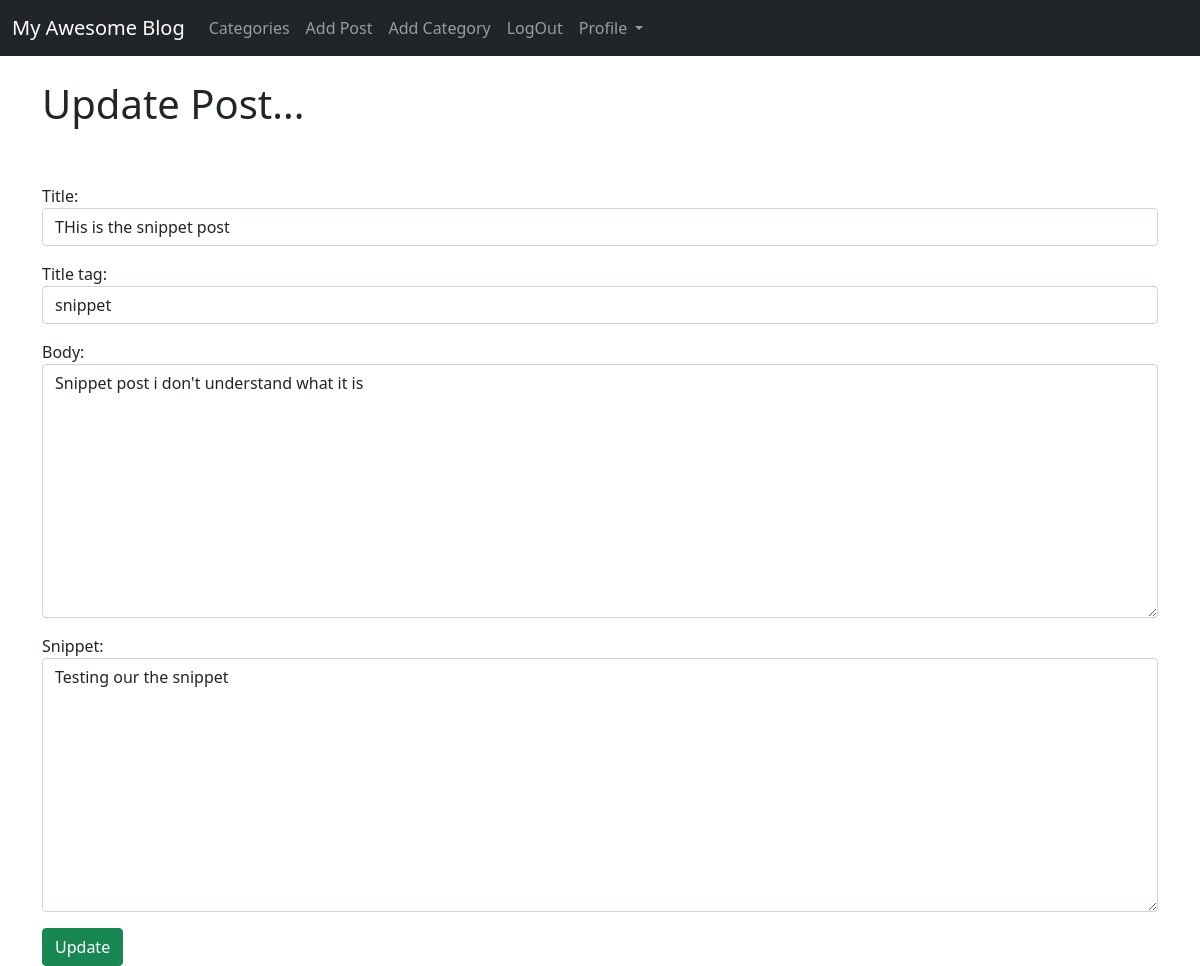
The page /article/edit/12 (signed in) on the database as committed earlier.
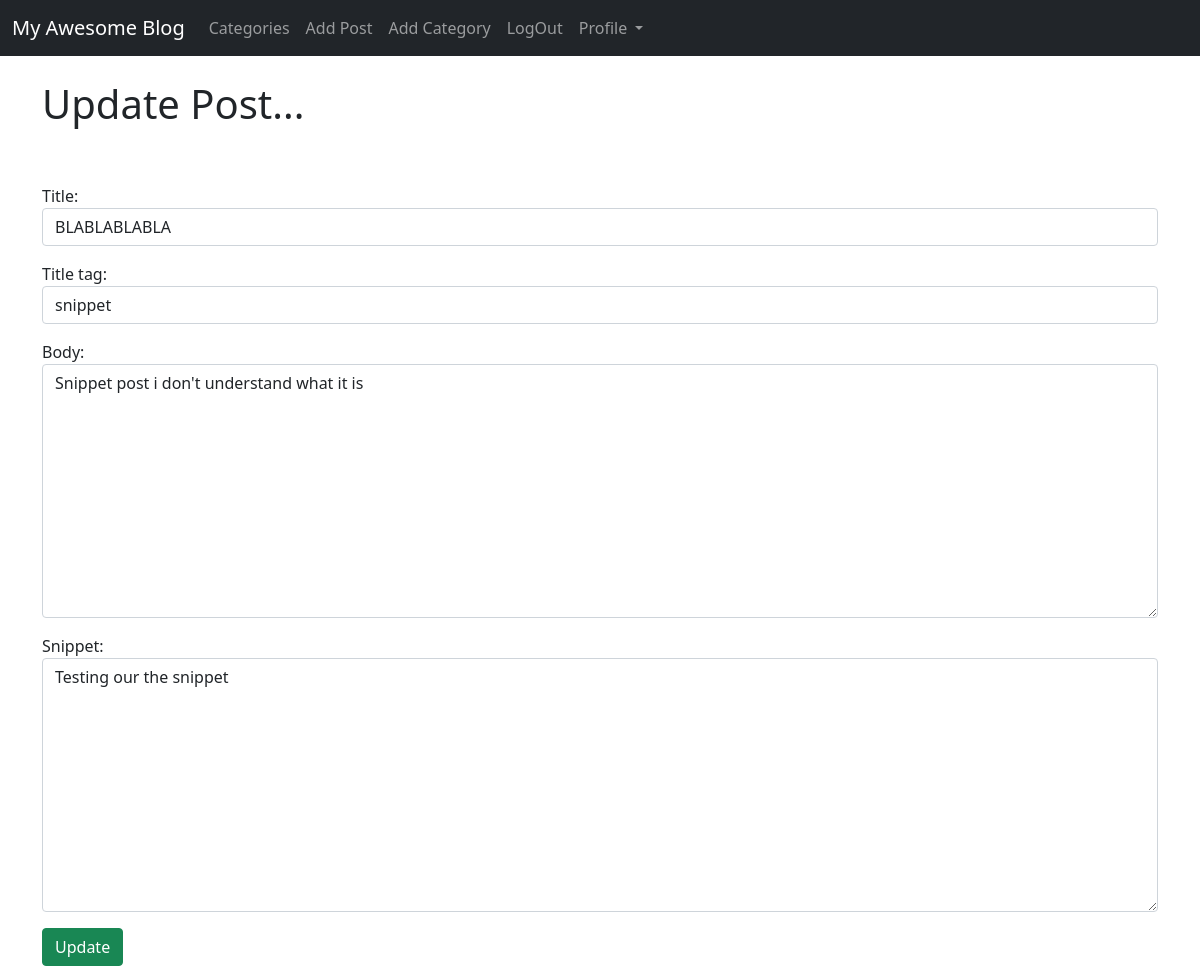
The same page on the database as committed later.
### myblog/models.py (models this page shows, shortened)
class Post(models.Model):
    title = models.CharField(max_length=255)
    header_image = models.ImageField(null=True, blank=True, upload_to="images/")
    title_tag = models.CharField(max_length=255)
    author = models.ForeignKey(User, on_delete=CASCADE)
    body = models.TextField()
    post_date = models.DateField(auto_now_add=True)
    category = models.CharField(max_length=255, default='coding')
    snippet = models.CharField(max_length=255)
    likes = models.ManyToManyField(User, related_name='blog_post')

### myblog/views.py (the view)
# urls.py: path('article/edit/<int:pk>', UpdatePostView.as_view(), name="update-post"),
class UpdatePostView(UpdateView):
    model = Post
    form_class = EditForm
    template_name = 'update_post.html'

### myblog/forms.py
class EditForm(forms.ModelForm): # Назначали поля в виде виджетов для вкладки Add Post, присваивали класс CSS из Bootstrap
    class Meta:
        model = Post
        fields = ('title', 'title_tag', 'body', 'snippet')
        widgets = {
            'title' : forms.TextInput(attrs={'class': 'form-control'}),
            'title_tag': forms.TextInput(attrs={'class': 'form-control'}),
            'body': forms.Textarea(attrs={'class': 'form-control'}),
            'snippet': forms.Textarea(attrs={'class': 'form-control'}),
        }

### myblog/templates/update_post.html (shortened to what this page needs)
{% extends 'base.html' %}
{% block content %}
{% if user.is_authenticated %}
    {% if user.id ==  post.author.id %}
    <h1>Update Post...</h1>
    <br><br>
    <div class="form-group">
        <form method="POST">
            {{ form.as_p}}
            <button class="btn btn-success">Update</button>
        </form>
    </div>
    {% else %}
    You are not allowed here!
    {% endif %}
{% else %}
You are not allowed here!
{% endif %}
{% endblock %}

Rows that differ between the two databases and show on the page:
changed Post "snippet": title "THis is the snippet post" → "BLABLABLABLA"
